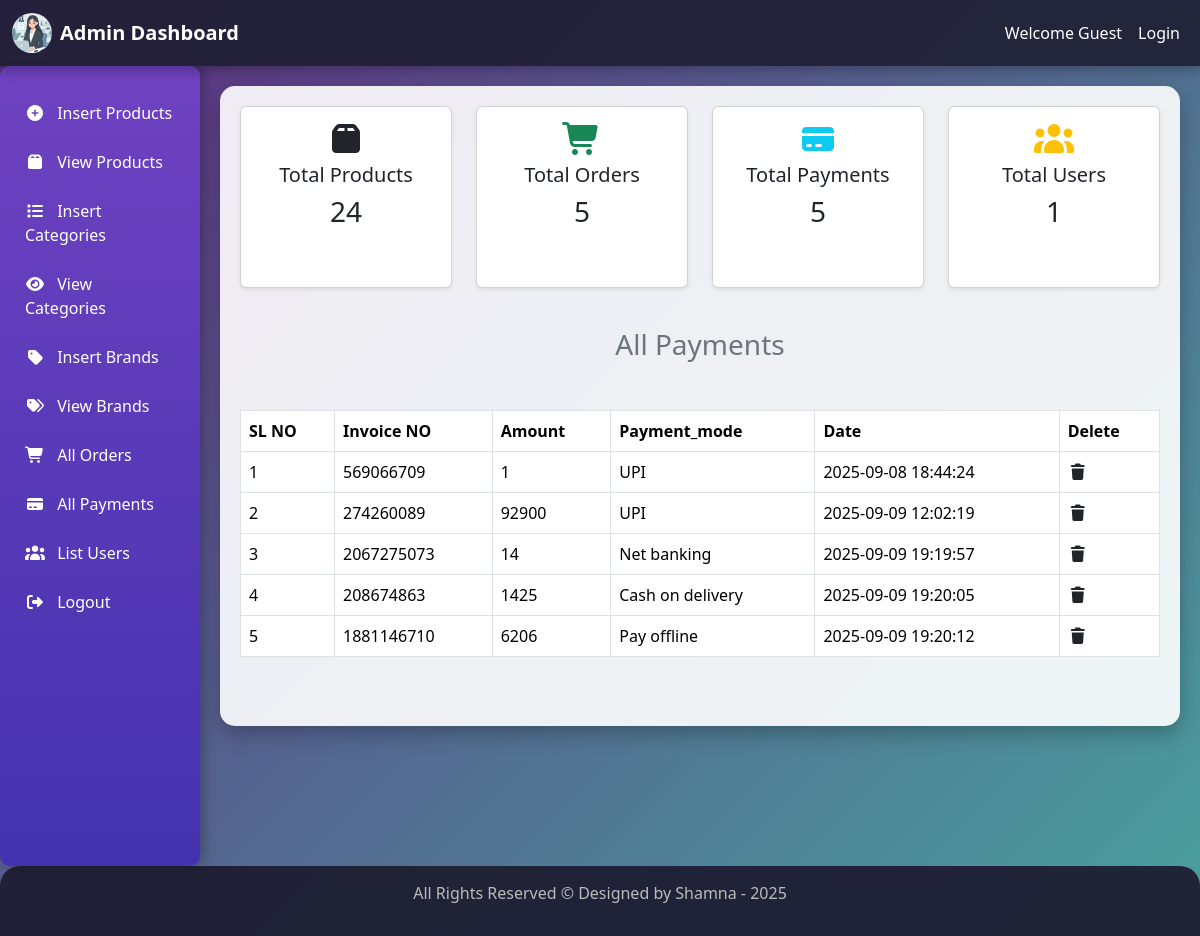
/admin_area/index.php?list_payments, run on the app's committed database.
### tables this page shows
CREATE TABLE `user_payments` (
  `payment_id` int(11) NOT NULL,
  `order_id` int(11) NOT NULL,
  `invoice_number` int(11) NOT NULL,
  `amount` int(11) NOT NULL,
  `payment_mode` varchar(255) NOT NULL,
  `date` timestamp NOT NULL DEFAULT current_timestamp() ON UPDATE current_timestamp()
);

### admin_area/list_payment.php (the view, shortened to what this page needs)
<h3 class="text-center text-secondary">All Payments</h3>
<table class="table table-bordered mt-5">
    <thead class="bg-purple">
    <?php
    $get_payments="select * from user_payments";
    $result=mysqli_query($con,$get_payments);
    $row_count=mysqli_num_rows($result);
    if($row_count==0){
        echo "<h2 class='text-danger text-center mt-5'>No Payments received Yet</h2>";
    }else{
        echo"<tr>
    <th>SL NO</th>
    <th>Invoice NO</th>
    <th>Amount</th>
    <th>Payment_mode</th>
    <th>Date</th>
    <th>Delete</th>
    </tr>
    </thead>
    <tbody class='bg-secondary text-light'>";
        $number=0;
        while($row_data=mysqli_fetch_assoc($result)){
            $order_id=$row_data['order_id'];
            $invoice_number=$row_data['invoice_number'];
            $amount=$row_data['amount'];
            $payment_mode=$row_data['payment_mode'];
            $date=$row_data['date'];
            $number++;
            echo "<tr>
            <td>$number</td>
            <td>$invoice_number</td>
            <td>$amount</td>
            <td>$payment_mode</td>
            <td>$date</td>
            <td><a href='index.php?delete_payments=<?php echo $order_id; ?>' type='button' class='text-dark'
             data-toggle='modal' data-target='#exampleModal'><i class='fa-solid fa-trash'></i></a></td>
        </tr>";
        }
    }
    ?>
    </tbody>
</table>

### style.css (style rules this page uses)
* { margin:0; padding:0; box-sizing: border-box; }
.bg-purple { background-color: #6f42c1; overflow-y: hidden; scrollbar-width: none; }
body { background-color: #e6e4da; }

### admin_area/index.php (style rules this page uses)
body { background: linear-gradient(135deg, #5f2c82, #49a09d); font-family: 'Segoe UI', Tahoma, Geneva, Verdana, sans-serif; min-height: 100vh; overflow-x: hidden; }
.bg-secondary { background: #2e2e42 !important; }

### data on the page
user_payments: invoice_number "569066709", amount "1", payment_mode "UPI", date "2025-09-08 18:44:24"
user_payments: invoice_number "274260089", amount "92900", payment_mode "UPI", date "2025-09-09 12:02:19"
user_payments: invoice_number "2067275073", amount "14", payment_mode "Net banking", date "2025-09-09 19:19:57"
user_payments: invoice_number "208674863", amount "1425", payment_mode "Cash on delivery", date "2025-09-09 19:20:05"
user_payments: invoice_number "1881146710", amount "6206", payment_mode "Pay offline", date "2025-09-09 19:20:12"

### other printed values
$count_products "24"
$count_orders "5"
$count_payments "5"
$count_users "1"
